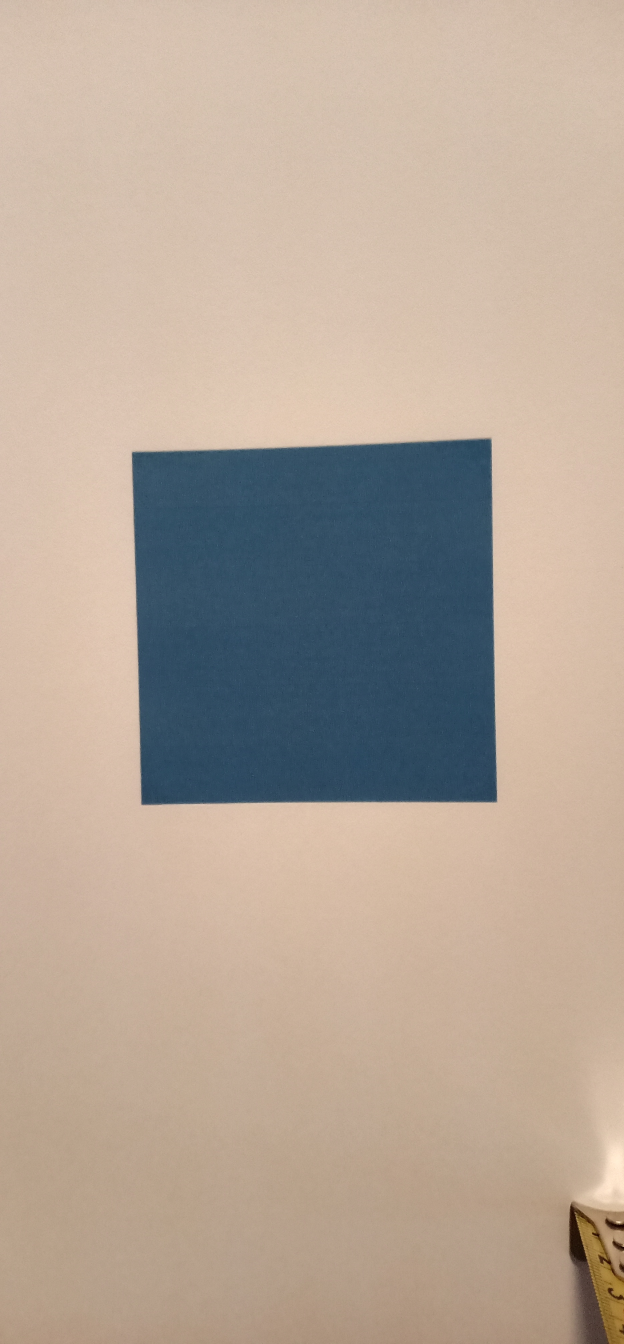
#> input picture scripts/data/distance/20cm.jpg, 1872 x 4032 px (shown at 1/3 size); its folder holds only this picture in this run
$ python distance_ObjectToCamera.py   (older library calls are emulated)
#> lines starting #> are read from the running program, lines starting #| are printed output that depends on the picture; after the words box and inside, x2 and y2 are one past the last pixel; in counts of white or black regions, pixels touching at a corner belong together
#> further down, image is the input picture: shape (4032, 1872, 3); mean B, G, R 152.2, 166, 181.5
import cv2
import imutils
import numpy as np
from imutils import paths

KNOWN_WIDTH = 6.4   # unit: cm

# The function to calculate the focallength
def get_focal_length():
    # initialize the known distance from the camera to the known object, unit in mm.
    distance_real = 50  # unit: cm
    length_real = 6.4   # unit: cm
    length_pixel = 422 # unit: pixel
    # formula of calculating the focal length
    focal_length = (length_pixel * distance_real) / length_real
    return focal_length

# The function to calculate the distance from object to camera
def distance_to_camera(height_real, focal_length, height_pixel):
    distance = (height_real * focal_length) / height_pixel
    return distance

def find_marker(image):
    # convert the image to grayscale, blur it, and detect edges
    gray = cv2.cvtColor(image, cv2.COLOR_BGR2GRAY)
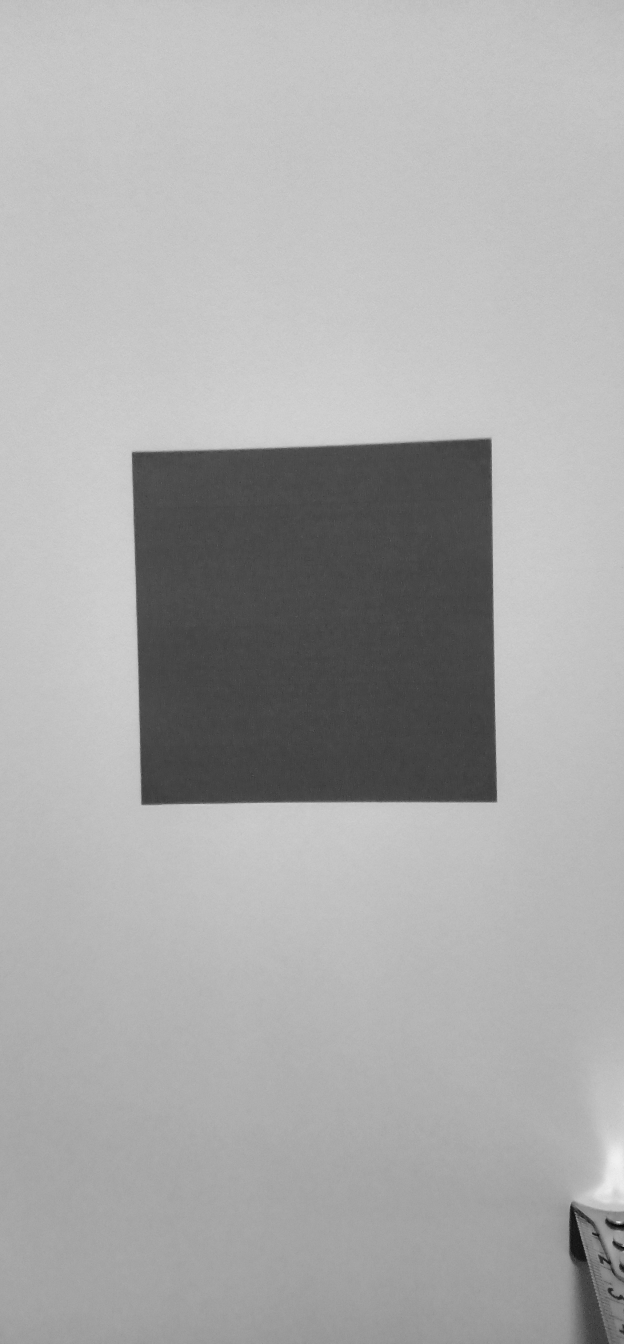
#> gray: shape (4032, 1872) (shown at 1/3 size); min 6, max 242, mean 169
    gray = cv2.GaussianBlur(gray, (5, 5), 0)
    edged = cv2.Canny(gray, 35, 125)
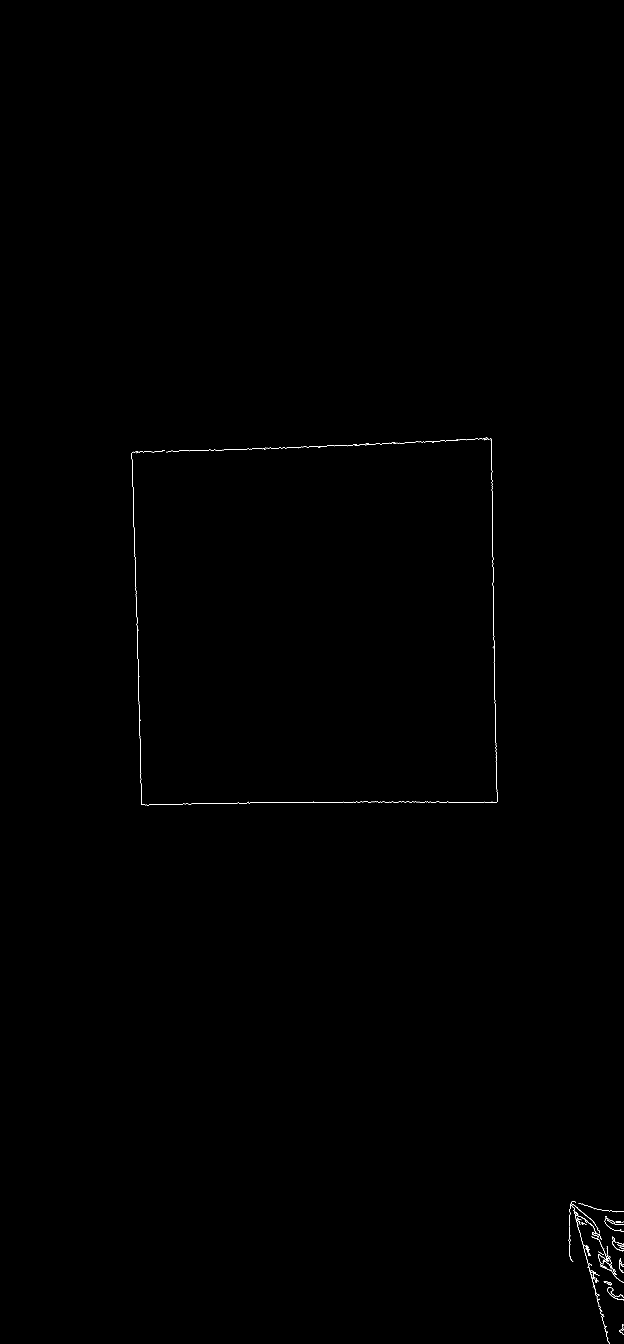
#> edged: shape (4032, 1872) (shown at 1/3 size); 0.1% white in thin lines or dots, all inside (x1, y1, x2, y2) = (395, 1312, 1872, 4032)

    # the contour of paper is not closed, so apply close operation(dilate and erode)
    kernel = np.ones((3, 3), np.uint8)
    close = cv2.morphologyEx(edged, cv2.MORPH_CLOSE, kernel)

    # find the contours in the edged image and keep the largest one;
    # we'll assume that this is our piece of paper in the image
    cnts = cv2.findContours(close.copy(), cv2.RETR_LIST, cv2.CHAIN_APPROX_SIMPLE)
#> cnts = 37 contours, 8 with area under 20; largest, box (x1, y1, x2, y2) and area: (1706, 3604, 1828, 4032) 2337, (1711, 3612, 1799, 3703) 1253, (1794, 3738, 1872, 3849) 730, (1802, 3783, 1834, 3811) 388, (395, 1314, 1492, 2416) 224
    cnts = imutils.grab_contours(cnts)
    c = max(cnts, key = cv2.contourArea)
#> c = contour of 907 points, box (x1, y1, x2, y2) (1706, 3604, 1828, 4032), area 2337

    # compute the bounding box of the paper region and return it
    return cv2.minAreaRect(c)

"""

test

"""
focalLength = get_focal_length()
print(focalLength)

for imagePath in sorted(paths.list_images("./data/distance")):
    # load the image, find the marker in the image, then compute the
    # distance to the marker from the camera
    image = cv2.imread(imagePath)
    marker = find_marker(image)
#> marker = ((1761.7, 3818.2), (101.1, 433.7), -4.01)
    distance = distance_to_camera(KNOWN_WIDTH, focalLength, marker[1][0])
#> distance = 208.7

    # draw a bounding box around the image and display it
    box = cv2.cv.BoxPoints(marker) if imutils.is_cv2() else cv2.boxPoints(marker)
#> box = ((1726.4, 4038.1), (1696.1, 3605.5), (1796.9, 3598.4), (1827.3, 4031))
    box = np.int0(box)
#> box = [[1726, 4038], [1696, 3605], [1796, 3598], [1827, 4030]]
    cv2.drawContours(image, [box], -1, (0, 255, 0), 10)
    cv2.putText(image, "%.2fcm" % distance,
        (image.shape[1] - 350, image.shape[0] - 20), cv2.FONT_HERSHEY_SIMPLEX,
        2.0, (0, 255, 0), 3)
    cv2.namedWindow(imagePath.split('/')[-1], 0)
    cv2.imshow(imagePath.split('/')[-1], image)

if cv2.waitKey(0) & 0xFF == ord('q'):
#> (key q is pressed here)
    cv2.destroyAllWindows()

$ run again, on scripts/data/distance/30cm.jpg
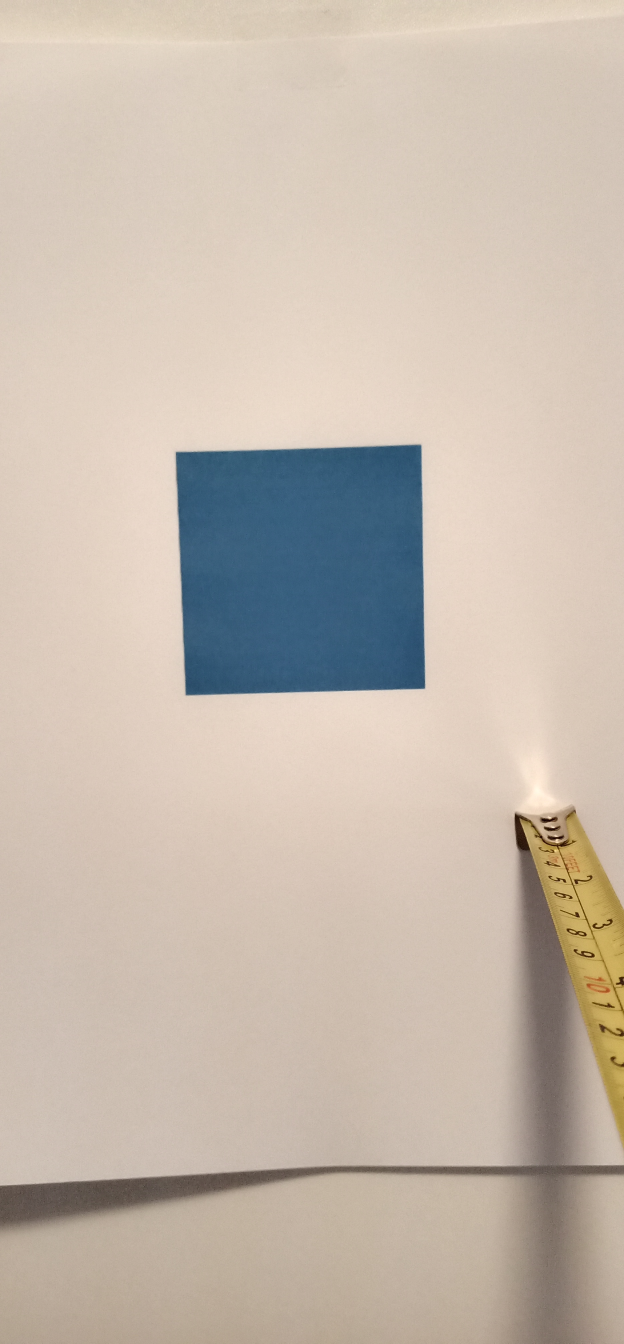
#> input picture scripts/data/distance/30cm.jpg, 1872 x 4032 px (shown at 1/3 size)
#> image is the input picture: shape (4032, 1872, 3); mean B, G, R 174, 186.2, 198.5
#> in find_marker, `gray = cv2.cvtColor(image, cv2.COLOR_BGR2GRAY)`:
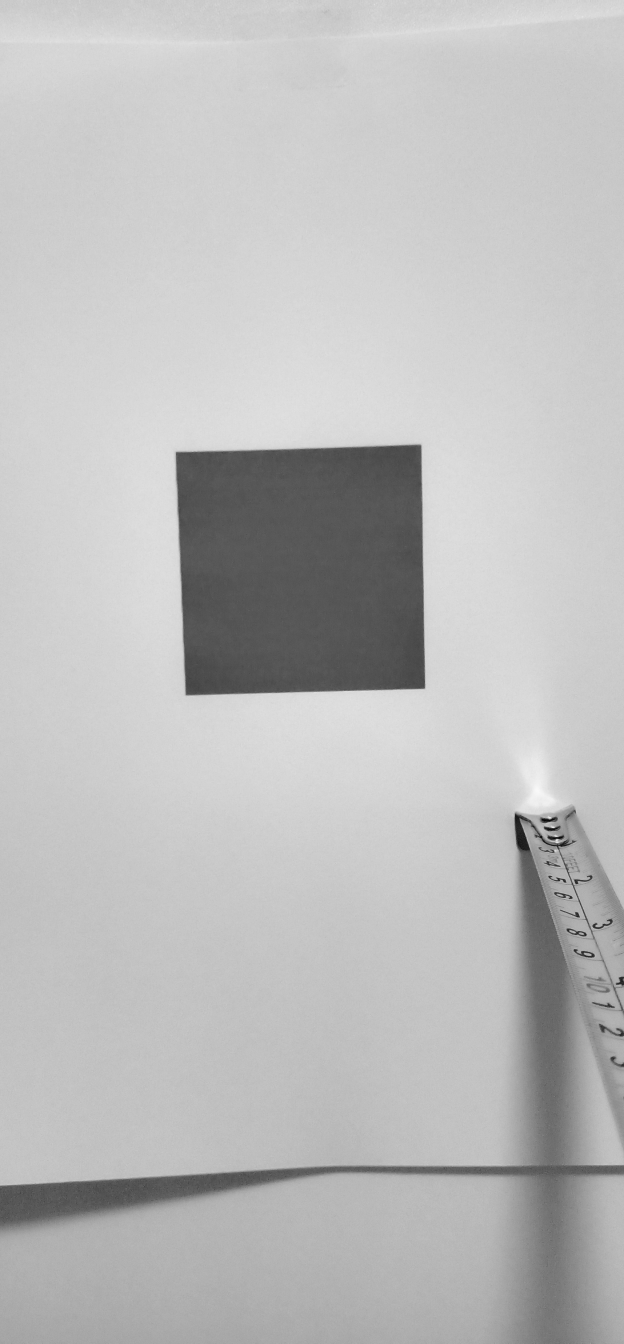
#> gray: shape (4032, 1872) (shown at 1/3 size); min 5, max 250, mean 188.5
#> in find_marker, `edged = cv2.Canny(gray, 35, 125)`:
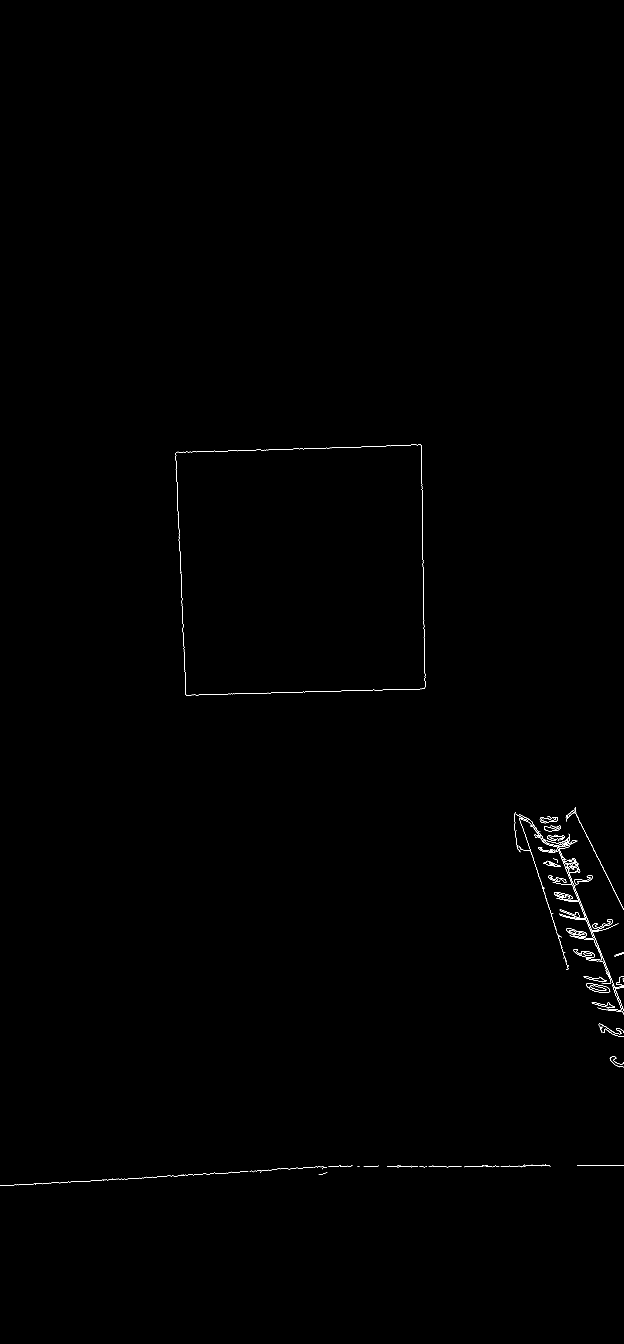
#> edged: shape (4032, 1872) (shown at 1/3 size); 0.17% white in thin lines or dots, all inside (x1, y1, x2, y2) = (0, 1333, 1872, 3558)
#> cnts = 142 contours, 34 with area under 20; largest, box (x1, y1, x2, y2) and area: (527, 1333, 1276, 2087) 530947, (527, 1334, 1276, 2087) 530772, (1543, 2436, 1872, 3044) 8832, (1759, 2950, 1831, 2979) 1236, (1759, 2950, 1830, 2979) 832
#> c = contour of 545 points, box (x1, y1, x2, y2) (527, 1333, 1276, 2087), area 530947
#> marker = ((904.7, 1709.8), (738.6, 734), -1.57)
#> distance = 28.57
#> `box = cv2.cv.BoxPoints(marker) if imutils.is_cv2() else cv2.boxPoints(..`: box = ((545.6, 2086.7), (525.5, 1353), (1263.8, 1332.8), (1283.9, 2066.5))
#> `box = np.int0(box)`: box = [[545, 2086], [525, 1353], [1263, 1332], [1283, 2066]]
